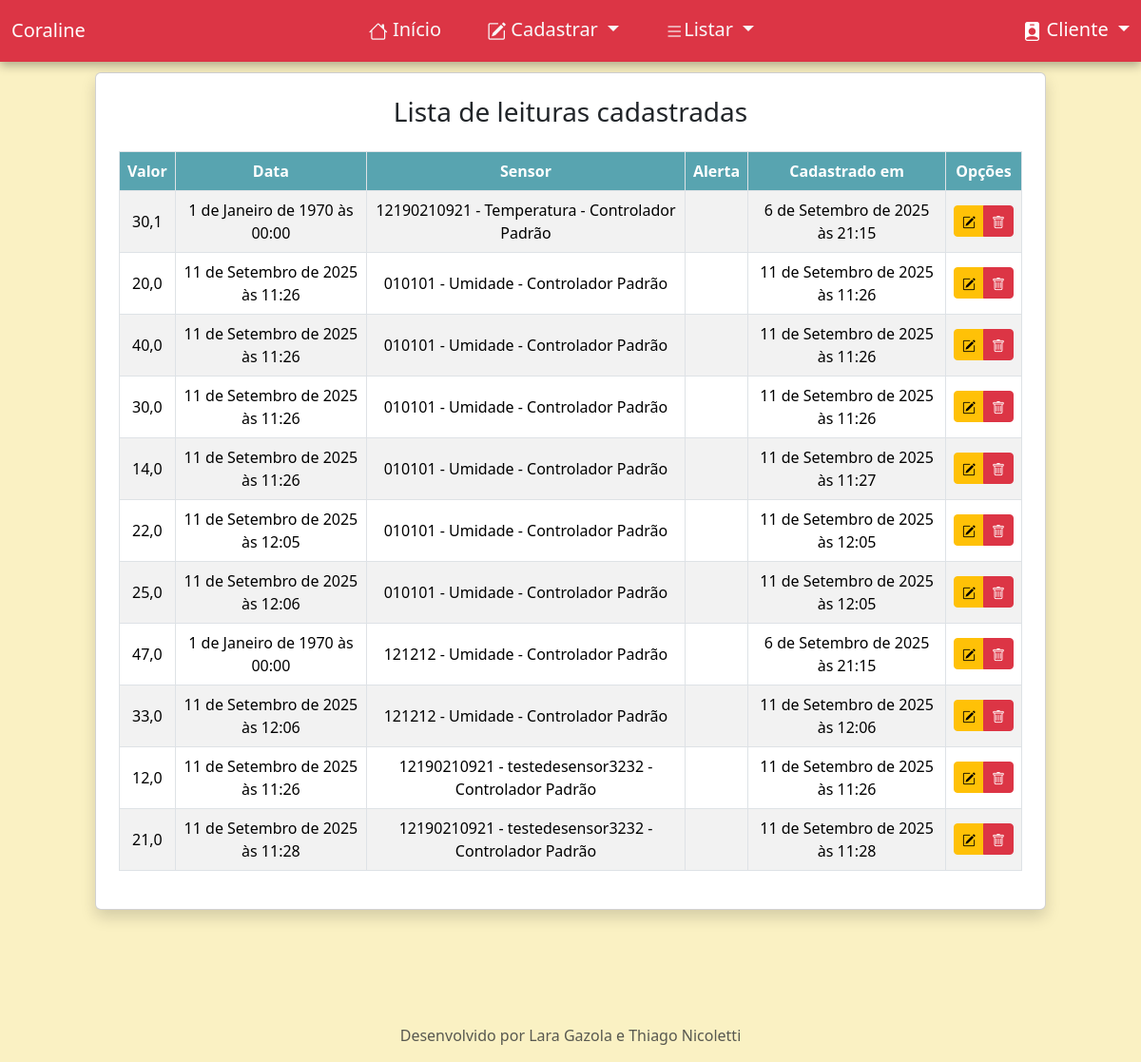
Screenshot of /listar/leitura/ (signed in) with the database file from the repository.
### paginasweb/models.py (models this page shows, shortened)
class Leitura(models.Model):
    valor = models.FloatField()
    data = models.DateTimeField()
    sensor = models.ForeignKey(Sensor, on_delete=models.CASCADE, null=True)
    cadastrado_por = models.ForeignKey(User, on_delete=models.CASCADE, null=True, blank=True, related_name='leituras')
    cadastrado_em = models.DateTimeField(auto_now_add=True)
    class Meta:
        ordering = ['sensor', 'cadastrado_em']

class Sensor(models.Model):
    numero_serial = models.CharField(max_length=255, verbose_name="Número Serial")
    descricao = models.CharField(max_length=255, verbose_name="Descrição")
    tipo_sensor = models.CharField(max_length=30, choices=TIPO_SENSOR, default="1")
    controlador = models.ForeignKey(Controlador, on_delete=models.CASCADE)
    cadastrado_por = models.ForeignKey(User, on_delete=models.CASCADE, related_name='sensores')
    cadastrado_em = models.DateTimeField(auto_now_add=True)
    atualizado_em = models.DateTimeField(auto_now=True)
    def __str__(self):
        return f"{self.numero_serial} - {self.descricao} - {self.controlador.nome}"
    class Meta:
        ordering = ['descricao', 'cadastrado_em']

class Controlador(models.Model):
    nome = models.CharField(max_length=255, verbose_name="Nome", default="Controlador Padrão")
    descricao = models.CharField(max_length=255, verbose_name="Descrição")
    usuario = models.ForeignKey(User, on_delete=models.PROTECT)
    cadastrado_por = models.ForeignKey(User, on_delete=models.CASCADE, related_name='controladores')
    cadastrado_em = models.DateTimeField(auto_now_add=True)
    atualizado_em = models.DateTimeField(auto_now=True)
    class Meta:
        ordering = ['nome', 'cadastrado_em']

### paginasweb/views.py (the view)
# urls.py: path("listar/leitura/", LeituraList.as_view(), name="listar-leitura"),
class LeituraList(GroupRequiredMixin, SuccessMessageMixin, LoginRequiredMixin, ListView):
     group_required = u"Administrador"
     model = Leitura
     template_name = 'paginasweb/leitura.html'

### paginasweb/views.py (called while the page is built)
    def get_context_data(self, **kwargs):
        context = super().get_context_data(**kwargs)
        if self.request.user.groups.filter(name='Administrador').exists():
            context['sou_admin'] = True
        else:
            context['sou_admin'] = False
        return context

### paginasweb/templates/paginasweb/leitura.html (shortened to what this page needs)
{% extends "paginasweb/index.html" %}
{% load static %}
{% block conteudo %}
    <div class="d-flex justify-content-center align-items-center flex-column min-vh-100 p-4" style="margin-top: -2rem; margin-bottom: 2rem;">
        <div class="card p-4 shadow mb-5" style="width: 100%; max-width: 1000px;">
    <h3 class="text-center mb-4">Lista de leituras cadastradas</h3>
    <div class="table-responsive">
      <table class="table table-striped table-hover table-bordered align-middle text-center">
        <thead>
          <tr>
            <th style="background-color: #58a4b0; color: white;">Valor</th>
            <th style="background-color: #58a4b0; color: white;">Data</th>
            <th style="background-color: #58a4b0; color: white;">Sensor</th>
            <th style="background-color: #58a4b0; color: white;">Alerta</th>
            <th style="background-color: #58a4b0; color: white;">Cadastrado em</th>
            <th style="background-color: #58a4b0; color: white;">Opções</th>
          </tr>
        </thead>
        <tbody>
          {% for obj in object_list %}
          <tr>
            <td>{{ obj.valor }}</td>
            <td>{{ obj.data }}</td>
            <td>{{ obj.sensor }}</td>
            <td>{{ obj.alerta }}</td>
            <td>{{ obj.cadastrado_em }}</td>
            <td>
              <div class="btn-group">
              <a href="{% url 'editar-leitura-admin' obj.pk %}" class="btn btn-sm btn-warning"><i class="bi bi-pencil-square"></i></a>
              <a href="{% url 'excluir-leitura-admin' obj.pk %}" class="btn btn-sm btn-danger"><i class="bi bi-trash"></i></a>
              </div>
            </td>
          </tr>
          {% empty %}
          <tr>
            <td colspan="5">Nenhum registro encontrado.</td>
          </tr>
          {% endfor %}
        </tbody>
      </table>
    </div>
  </div>
</div>
{% endblock %}

### paginasweb/templates/paginasweb/bootstrap.html (shortened to what this page needs)
{% load static %}
<!DOCTYPE html>
<html lang="pt-br" class="h-100" data-bs-theme="auto">
<head>
    <link href="https://cdn.jsdelivr.net/npm/bootstrap@5.3.7/dist/css/bootstrap.min.css" rel="stylesheet">
    <link href="{% static "css/bootstrap_meu.css" %}" rel="stylesheet">
    <link rel="stylesheet" href="https://cdn.jsdelivr.net/npm/bootstrap-icons@1.11.3/font/bootstrap-icons.css">
</head>
<body class="d-flex flex-column h-100 bg-amarelinho">
    <header>
        <nav class="navbar navbar-expand-md navbar-dark fixed-top bg-danger shadow-minha fs-5">
          <div class="container-fluid">
              <a class="navbar-brand" href="{% url "index" %}">Coraline</a>
            <div class="collapse navbar-collapse justify-content-center" id="navbarCollapse">
              <ul class="navbar-nav mb-2 mb-md-0">
                <li class="nav-item mx-3"><a class="nav-link link-light"  href="{% url "index" %}"><i class="bi bi-house"></i> Início</a></li>
                {% if request.user.is_authenticated %}
                 {% if not sou_admin %}
                <li class="nav-item mx-3 dropdown">
                    <a class="nav-link link-light dropdown-toggle" href="#" id="listarDropdown" role="button" data-bs-toggle="dropdown" aria-expanded="false">
                        <i class="bi bi-pencil-square"></i> Cadastrar
                    </a>
                </li>
                {% endif %}
                {% if not sou_admin %}
                <li class="nav-item mx-3 dropdown">
                    <a class="nav-link link-light dropdown-toggle" href="#" id="listarDropdown" role="button" data-bs-toggle="dropdown" aria-expanded="false">
                        <i class="bi bi-list"></i>Listar
                    </a>
                </li>
                 {% endif %}
              </ul>
            </div>
            <div class="dropdown">
              <a class="nav-link dropdown-toggle text-white" href="#" role="button" data-bs-toggle="dropdown"
                aria-expanded="false">
                <i class="bi bi-person-badge-fill"></i>
                {{request.user.username}}
              </a>
            </div>
          </div>
          {% else %}
                <li class="nav-item mx-3"><a class="nav-link link-light"  href="{% url "sobre" %}">Sobre nós</a></li>
          {% endif %}
        </nav>
      </header>
    <main class="flex-shrink-0">
        <div class="container">
            <br>
            {% block conteudo %}{% endblock conteudo %}
        </div>
    </main>
    <footer class="footer mt-auto py-3 bg-body-amarelinho text-center">
        <div class="container"> <span class="text-body-secondary">Desenvolvido por Lara Gazola e Thiago Nicoletti</span> </div>
    </footer>
</body>
</html>

### rows the page displays
Leitura: valor "30,1", data "1 de Janeiro de 1970 às 00:00", sensor "12190210921 - Temperatura - Controlador Padrão", cadastrado_em "6 de Setembro de 2025 às 21:15"
Leitura: valor "20,0", data "11 de Setembro de 2025 às 11:26", sensor "010101 - Umidade - Controlador Padrão", cadastrado_em "11 de Setembro de 2025 às 11:26"
Leitura: valor "40,0", data "11 de Setembro de 2025 às 11:26", sensor "010101 - Umidade - Controlador Padrão", cadastrado_em "11 de Setembro de 2025 às 11:26"
Leitura: valor "30,0", data "11 de Setembro de 2025 às 11:26", sensor "010101 - Umidade - Controlador Padrão", cadastrado_em "11 de Setembro de 2025 às 11:26"
Leitura: valor "14,0", data "11 de Setembro de 2025 às 11:26", sensor "010101 - Umidade - Controlador Padrão", cadastrado_em "11 de Setembro de 2025 às 11:27"
Leitura: valor "22,0", data "11 de Setembro de 2025 às 12:05", sensor "010101 - Umidade - Controlador Padrão", cadastrado_em "11 de Setembro de 2025 às 12:05"
Leitura: valor "25,0", data "11 de Setembro de 2025 às 12:06", sensor "010101 - Umidade - Controlador Padrão", cadastrado_em "11 de Setembro de 2025 às 12:05"
Leitura: valor "47,0", data "1 de Janeiro de 1970 às 00:00", sensor "121212 - Umidade - Controlador Padrão", cadastrado_em "6 de Setembro de 2025 às 21:15"
Leitura: valor "33,0", data "11 de Setembro de 2025 às 12:06", sensor "121212 - Umidade - Controlador Padrão", cadastrado_em "11 de Setembro de 2025 às 12:06"
Leitura: valor "12,0", data "11 de Setembro de 2025 às 11:26", sensor "12190210921 - testedesensor3232 - Controlador Padrão", cadastrado_em "11 de Setembro de 2025 às 11:26"
Leitura: valor "21,0", data "11 de Setembro de 2025 às 11:28", sensor "12190210921 - testedesensor3232 - Controlador Padrão", cadastrado_em "11 de Setembro de 2025 às 11:28"

### other values shown
{{ request.user.username }} "Cliente"
